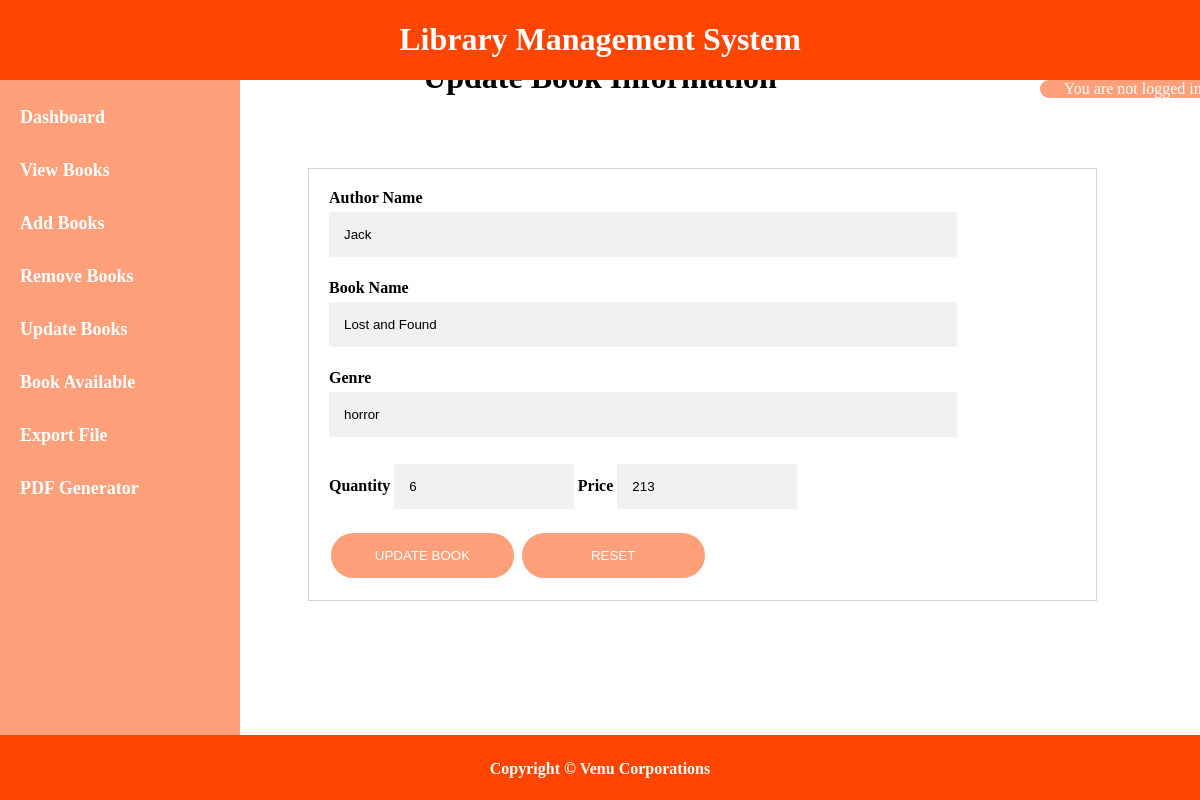
Page /update-pg/BOOK1 on the earlier database version.
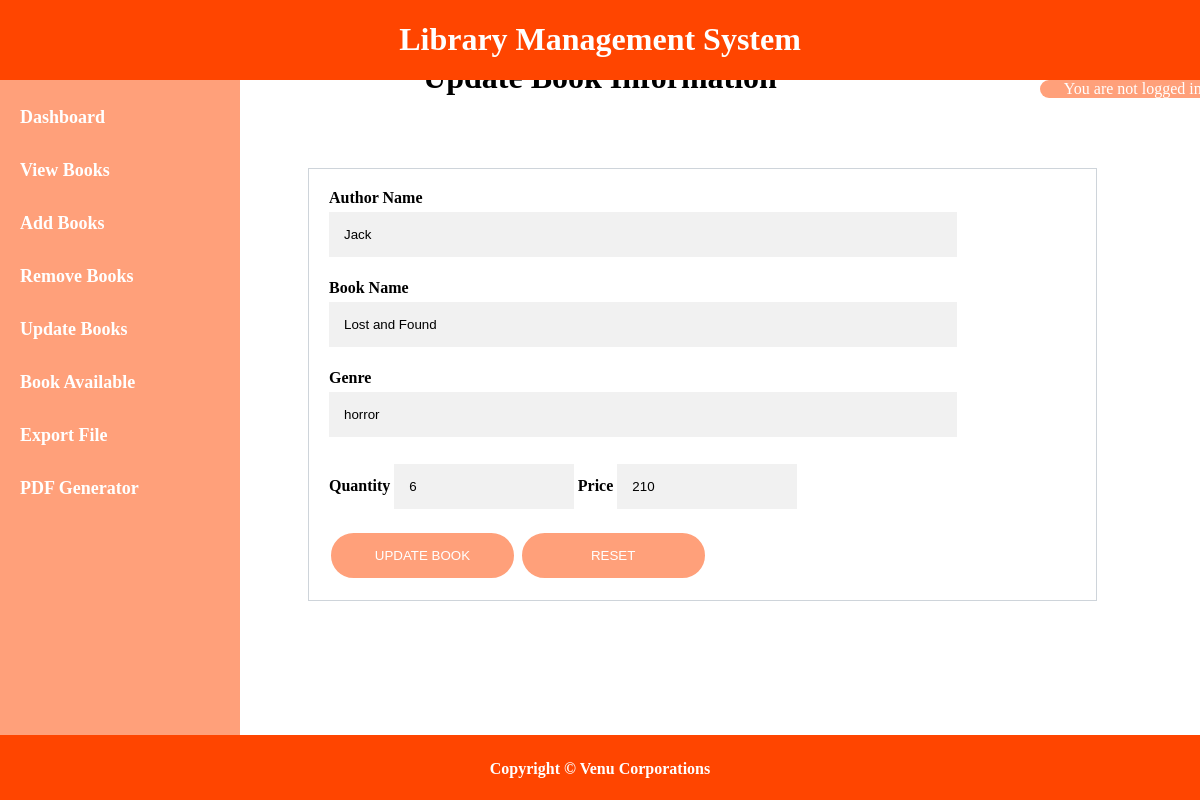
Same page on the later database version.
### tables this page shows
CREATE TABLE books (bookid TEXT PRIMARY KEY, 
        authorname TEXT NOT NULL, bookname TEXT NOT NULL, genre TEXT NOT NULL, quantity INTEGER,
        price INTEGER);

### lmsController.py (the view)
    def show_update_infopg(self, BID):
        bm = booksModel(app)
        updbdata = bm.update_bookinfo(BID)
        return render_template("update_bookspg.html", udata = updbdata)

### books_model.py (called while the page is built)
    def update_bookinfo(self, BID):
        self.cur.execute("SELECT * FROM books where bookid=?", (BID,))
        updatedata = self.cur.fetchall()
        return updatedata

    def __del__(self):
        self.cur.close()
        self.conn.close()

### templates/update_bookspg.html (shortened to what this page needs)
{% extends "layout.html" %}
{% block body %}
<div class="heading-index">
    <h1>Update Book Information</h1>
</div>
<div class="add-form">
    <div class="inside-form">
    <form method="post" action="/books-update">
        <label><b>Author Name</b></label>
        <input autocomplete="off" type="text" placeholder="Enter Author Name" name="updauthname" value="{{ udata[0][1] }}" required>
        <label><b>Book Name</b></label>
        <input autocomplete="off" type="text" placeholder="Enter Book Name" name="updbname" value="{{ udata[0][2] }}" required>
        <label><b>Genre</b></label>
        <input autocomplete="off" type="text" placeholder="Enter Book Genre" name="updbgenre" value="{{ udata[0][3] }}" required>
        <label><b>Quantity</b></label>
        <input autocomplete="off" type="number" placeholder="Enter Quantity" name="updbquantity" min="0" value="{{ udata[0][4] }}" required>
        <label><b>Price</b></label>
        <input autocomplete="off" type="number" placeholder="Enter Price" name="updbprice" min="0" value="{{ udata[0][5] }}" required>
        <div>
            <button class="buttons-bottom" type="submit" name="upd-book" value="upd-book">UPDATE BOOK</button>
            <button class="buttons-bottom" type="reset">RESET</button>
        </div>
    </form>
    </div>
</div>
{% endblock %}

Differences in the rows shown:
changed books "Jack": updbprice "213" → "210"
